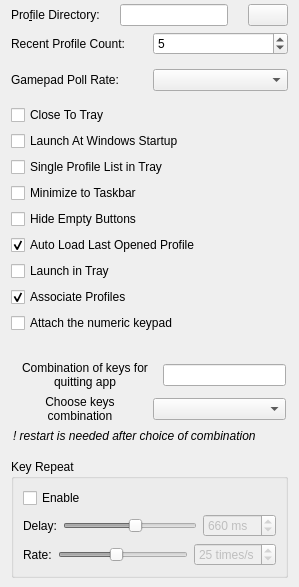
       <widget class="QWidget" name="General">
        <layout class="QVBoxLayout" name="verticalLayout_3">
         <property name="topMargin">
          <number>4</number>
         </property>
         <property name="bottomMargin">
          <number>9</number>
         </property>
         <item>
          <layout class="QHBoxLayout" name="horizontalLayout_3">
           <property name="spacing">
            <number>20</number>
           </property>
           <item>
            <widget class="QLabel" name="label_2">
             <property name="text">
              <string>Pro&amp;file Directory:</string>
             </property>
             <property name="buddy">
              <cstring>profileDefaultDirLineEdit</cstring>
             </property>
            </widget>
           </item>
           <item>
            <widget class="QLineEdit" name="profileDefaultDirLineEdit">
             <property name="toolTip">
              <string>&lt;html&gt;&lt;head/&gt;&lt;body&gt;&lt;p&gt;Specify the default directory that the program should use in file dialogs when loading a profile or saving a new profile.&lt;/p&gt;&lt;/body&gt;&lt;/html&gt;</string>
             </property>
             <property name="maxLength">
              <number>512</number>
             </property>
             <property name="frame">
              <bool>true</bool>
             </property>
             <property name="readOnly">
              <bool>false</bool>
             </property>
            </widget>
           </item>
           <item>
            <widget class="QPushButton" name="profileOpenDirPushButton">
             <property name="text">
              <string/>
             </property>
            </widget>
           </item>
          </layout>
         </item>
         <item>
          <layout class="QHBoxLayout" name="horizontalLayout_4">
           <item>
            <widget class="QLabel" name="label_3">
             <property name="text">
              <string>Recent Profile Count:</string>
             </property>
            </widget>
           </item>
           <item>
            <widget class="QSpinBox" name="numberRecentProfileSpinBox">
             <property name="toolTip">
              <string>&lt;html&gt;&lt;head/&gt;&lt;body&gt;&lt;p&gt;Number of profiles that can be placed in recent profile list. 0 will result in the program not enforcing a limit on the number of profiles displayed.&lt;/p&gt;&lt;/body&gt;&lt;/html&gt;</string>
             </property>
             <property name="maximum">
              <number>100</number>
             </property>
             <property name="value">
              <number>5</number>
             </property>
            </widget>
           </item>
          </layout>
         </item>
         <item>
          <spacer name="verticalSpacer_4">
           <property name="orientation">
            <enum>Qt::Vertical</enum>
           </property>
           <property name="sizeType">
            <enum>QSizePolicy::Fixed</enum>
           </property>
           <property name="sizeHint" stdset="0">
            <size>
             <width>20</width>
             <height>8</height>
            </size>
           </property>
          </spacer>
         </item>
         <item>
          <layout class="QHBoxLayout" name="horizontalLayout_12">
           <property name="bottomMargin">
            <number>8</number>
           </property>
           <item>
            <widget class="QLabel" name="gamepadPollRateLabel">
             <property name="text">
              <string>Gamepad Poll Rate:</string>
             </property>
            </widget>
           </item>
           <item>
            <widget class="QComboBox" name="gamepadPollRateComboBox">
             <property name="toolTip">
              <string>Change the poll rate that the program uses to discover new
events from gamepads. Defaults to 10 ms.

Reducing the poll rate value could cause the application to
use more CPU power so please test the setting that you use
before using antimicroX unattended.</string>
             </property>
            </widget>
           </item>
          </layout>
         </item>
         <item>
          <widget class="QCheckBox" name="closeToTrayCheckBox">
           <property name="toolTip">
            <string>Hide main window when the main window close button is
clicked instead of quitting the program.</string>
           </property>
           <property name="text">
            <string>Close To Tray</string>
           </property>
          </widget>
         </item>
         <item>
          <widget class="QCheckBox" name="launchAtWinStartupCheckBox">
           <property name="toolTip">
            <string>Have Windows start antimicroX at system startup.</string>
           </property>
           <property name="text">
            <string>Launch At Windows Startup</string>
           </property>
          </widget>
         </item>
         <item>
          <widget class="QCheckBox" name="traySingleProfileListCheckBox">
           <property name="toolTip">
            <string>Display recent profiles for all controllers
as a single list in the tray menu. Defaults
to using sub-menus.</string>
           </property>
           <property name="text">
            <string>Single Profile List in Tray</string>
           </property>
          </widget>
         </item>
         <item>
          <widget class="QCheckBox" name="minimizeTaskbarCheckBox">
           <property name="toolTip">
            <string>Have the program minimize to the taskbar.
By default, the program minimizes to the system
tray if available.</string>
           </property>
           <property name="text">
            <string>Minimize to Taskbar</string>
           </property>
          </widget>
         </item>
         <item>
          <widget class="QCheckBox" name="hideEmptyCheckBox">
           <property name="toolTip">
            <string>This option will cause the program to hide all
buttons that have no slots assigned to them.
The Quick Set dialog window will have to be used
to bring up the edit dialog for gamepad buttons.</string>
           </property>
           <property name="text">
            <string>Hide Empty Buttons</string>
           </property>
          </widget>
         </item>
         <item>
          <widget class="QCheckBox" name="autoLoadPreviousCheckBox">
           <property name="toolTip">
            <string>When the program is launched, open the last
known profile that was opened during the
previous session.</string>
           </property>
           <property name="text">
            <string>Auto Load Last Opened Profile</string>
           </property>
           <property name="checked">
            <bool>true</bool>
           </property>
          </widget>
         </item>
         <item>
          <widget class="QCheckBox" name="launchInTrayCheckBox">
           <property name="toolTip">
            <string>Only show the system tray icon when the program
first launches.</string>
           </property>
           <property name="text">
            <string>Launch in Tray</string>
           </property>
          </widget>
         </item>
         <item>
          <widget class="QCheckBox" name="associateProfilesCheckBox">
           <property name="toolTip">
            <string>Associate .amgp files with antimicroX in Windows Explorer.</string>
           </property>
           <property name="text">
            <string>Associate Profiles</string>
           </property>
           <property name="checked">
            <bool>true</bool>
           </property>
          </widget>
         </item>
         <item>
          <widget class="QCheckBox" name="attachNumKeypadCheckbox">
           <property name="toolTip">
            <string>Remember, it won't work if you don't have such keypad connected to computer or if it's not embedded like in desktop PCs</string>
           </property>
           <property name="toolTipDuration">
            <number>-1</number>
           </property>
           <property name="text">
            <string>Attach the numeric keypad</string>
           </property>
          </widget>
         </item>
         <item>
          <spacer name="verticalSpacer">
           <property name="orientation">
            <enum>Qt::Vertical</enum>
           </property>
           <property name="sizeType">
            <enum>QSizePolicy::Minimum</enum>
           </property>
           <property name="sizeHint" stdset="0">
            <size>
             <width>20</width>
             <height>20</height>
            </size>
           </property>
          </spacer>
         </item>
         <item>
          <layout class="QVBoxLayout" name="verticalLayout_13">
           <property name="leftMargin">
            <number>2</number>
           </property>
           <property name="topMargin">
            <number>2</number>
           </property>
           <property name="rightMargin">
            <number>2</number>
           </property>
           <property name="bottomMargin">
            <number>2</number>
           </property>
           <item>
            <layout class="QHBoxLayout" name="horizontalLayout_20">
             <property name="leftMargin">
              <number>0</number>
             </property>
             <property name="topMargin">
              <number>0</number>
             </property>
             <property name="rightMargin">
              <number>0</number>
             </property>
             <property name="bottomMargin">
              <number>0</number>
             </property>
             <item>
              <widget class="QLabel" name="quitComboLabel">
               <property name="minimumSize">
                <size>
                 <width>144</width>
                 <height>0</height>
                </size>
               </property>
               <property name="maximumSize">
                <size>
                 <width>144</width>
                 <height>36</height>
                </size>
               </property>
               <property name="text">
                <string>Combination of keys for quitting app</string>
               </property>
               <property name="alignment">
                <set>Qt::AlignCenter</set>
               </property>
               <property name="wordWrap">
                <bool>true</bool>
               </property>
               <property name="margin">
                <number>0</number>
               </property>
              </widget>
             </item>
             <item>
              <widget class="QLineEdit" name="quitCombLineEdit">
               <property name="readOnly">
                <bool>true</bool>
               </property>
              </widget>
             </item>
            </layout>
           </item>
           <item>
            <layout class="QHBoxLayout" name="horizontalLayout_21">
             <property name="leftMargin">
              <number>0</number>
             </property>
             <property name="topMargin">
              <number>0</number>
             </property>
             <property name="rightMargin">
              <number>0</number>
             </property>
             <property name="bottomMargin">
              <number>0</number>
             </property>
             <item>
              <widget class="QLabel" name="keysLabel">
               <property name="maximumSize">
                <size>
                 <width>144</width>
                 <height>36</height>
                </size>
               </property>
               <property name="text">
                <string>Choose keys combination</string>
               </property>
               <property name="alignment">
                <set>Qt::AlignCenter</set>
               </property>
               <property name="wordWrap">
                <bool>true</bool>
               </property>
              </widget>
             </item>
             <item>
              <widget class="QComboBox" name="keysComboBox">
               <property name="enabled">
                <bool>true</bool>
               </property>
              </widget>
             </item>
            </layout>
           </item>
           <item>
            <widget class="QLabel" name="warningComb">
             <property name="font">
              <font>
               <weight>50</weight>
               <italic>true</italic>
               <bold>false</bold>
              </font>
             </property>
             <property name="text">
              <string>! restart is needed after choice of combination</string>
             </property>
            </widget>
           </item>
          </layout>
         </item>
         <item>
          <spacer name="verticalSpacer_7">
           <property name="orientation">
            <enum>Qt::Vertical</enum>
           </property>
           <property name="sizeType">
            <enum>QSizePolicy::Fixed</enum>
           </property>
           <property name="sizeHint" stdset="0">
            <size>
             <width>20</width>
             <height>8</height>
            </size>
           </property>
          </spacer>
         </item>
         <item>
          <widget class="QGroupBox" name="keyRepeatGroupBox">
           <property name="title">
            <string>Key Repeat</string>
           </property>
           <layout class="QVBoxLayout" name="verticalLayout_6">
            <item>
             <widget class="QCheckBox" name="keyRepeatEnableCheckBox">
              <property name="toolTip">
               <string>Active keys will be repeatedly pressed when this
option is enabled.</string>
              </property>
              <property name="text">
               <string>Enable</string>
              </property>
             </widget>
            </item>
            <item>
             <layout class="QHBoxLayout" name="horizontalLayout_8">
              <item>
               <widget class="QLabel" name="label_4">
                <property name="text">
                 <string>Delay:</string>
                </property>
               </widget>
              </item>
              <item>
               <widget class="QSlider" name="keyDelayHorizontalSlider">
                <property name="enabled">
                 <bool>false</bool>
                </property>
                <property name="toolTip">
                 <string>Specifies how much time should elapse before key repeating
begins.</string>
                </property>
                <property name="minimum">
                 <number>250</number>
                </property>
                <property name="maximum">
                 <number>1000</number>
                </property>
                <property name="singleStep">
                 <number>10</number>
                </property>
                <property name="pageStep">
                 <number>100</number>
                </property>
                <property name="value">
                 <number>660</number>
                </property>
                <property name="orientation">
                 <enum>Qt::Horizontal</enum>
                </property>
                <property name="tickPosition">
                 <enum>QSlider::NoTicks</enum>
                </property>
               </widget>
              </item>
              <item>
               <widget class="QSpinBox" name="keyDelaySpinBox">
                <property name="enabled">
                 <bool>false</bool>
                </property>
                <property name="suffix">
                 <string> ms</string>
                </property>
                <property name="minimum">
                 <number>250</number>
                </property>
                <property name="maximum">
                 <number>1000</number>
                </property>
                <property name="singleStep">
                 <number>100</number>
                </property>
                <property name="value">
                 <number>660</number>
                </property>
               </widget>
              </item>
             </layout>
            </item>
            <item>
             <layout class="QHBoxLayout" name="horizontalLayout_9">
              <item>
               <widget class="QLabel" name="label_5">
                <property name="text">
                 <string>Rate:</string>
                </property>
               </widget>
              </item>
              <item>
               <widget class="QSlider" name="keyRateHorizontalSlider">
                <property name="enabled">
                 <bool>false</bool>
                </property>
                <property name="toolTip">
                 <string>Specifies how many times key presses will be performed
per seconds.</string>
                </property>
                <property name="minimum">
                 <number>5</number>
                </property>
                <property name="maximum">
                 <number>50</number>
                </property>
                <property name="value">
                 <number>25</number>
                </property>
                <property name="orientation">
                 <enum>Qt::Horizontal</enum>
                </property>
                <property name="tickPosition">
                 <enum>QSlider::NoTicks</enum>
                </property>
               </widget>
              </item>
              <item>
               <widget class="QSpinBox" name="keyRateSpinBox">
                <property name="enabled">
                 <bool>false</bool>
                </property>
                <property name="suffix">
                 <string> times/s</string>
                </property>
                <property name="minimum">
                 <number>5</number>
                </property>
                <property name="maximum">
                 <number>50</number>
                </property>
                <property name="value">
                 <number>25</number>
                </property>
               </widget>
              </item>
             </layout>
            </item>
           </layout>
          </widget>
         </item>
        </layout>
       </widget>
